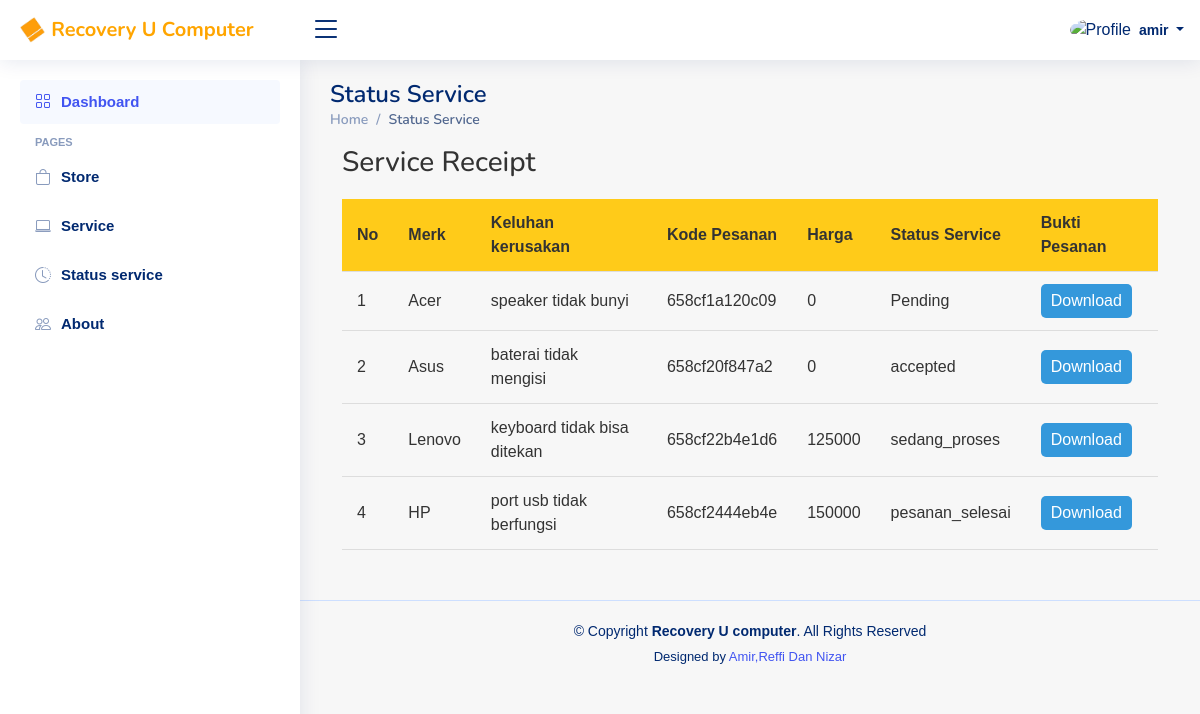
The app's page /user/content/status/status.php (signed in) with its own data.
### tables this page shows
CREATE TABLE `service_requests` (
  `id_pesan` int(50) NOT NULL,
  `merk` varchar(50) NOT NULL,
  `foto` varchar(255) NOT NULL,
  `detail` text NOT NULL,
  `create_at` timestamp NOT NULL DEFAULT current_timestamp(),
  `token` varchar(100) DEFAULT NULL,
  `tanggal` date DEFAULT NULL,
  `jam` varchar(20) DEFAULT NULL,
  `nama_lengkap` varchar(100) DEFAULT NULL,
  `telepon` varchar(20) DEFAULT NULL,
  `status` varchar(20) NOT NULL DEFAULT 'pending',
  `price` int(200) NOT NULL
);

### user/content/status/status.php (the view, shortened to what this page needs)
<?php
class DatabaseManager
{
  protected $conn;
  public function __construct($connection)
  {
    $this->conn = $connection;
  }
  public function executeQuery($query)
  {
    return mysqli_query($this->conn, $query);
  }
  public function getProducts()
  {
    return $this->executeQuery("SELECT id_pesan, merk, detail, token, price, status FROM service_requests ORDER BY id_pesan ASC");
  }
}
class ProductService extends DatabaseManager
{
  public function displayProducts()
  {
    $products = $this->getProducts();
    $index = 1;
    if (mysqli_num_rows($products) > 0) {
      while ($row = mysqli_fetch_assoc($products)) {
        echo '<tr>
                <td>' . $index . '</td>
                <td>' . $row['merk'] . '</td>
                <td>' . $row['detail'] . '</td>
                <td>' . $row['token'] . '</td>
                <td>' . $row['price'] . '</td>
                <td>';
        $index++;
        if ($row['status'] == 'pending') {
          echo '<span class="pending-label">Pending</span>';
        } else {
          echo $row['status'];
        }
        echo '<td><a href="struk.php?id=' . $row['id_pesan'] . '">Download</a></td>';
      }
    } else {
      echo "No data found";
    }
  }
}
require_once("/xampp/htdocs/help-center/help-center/help-center/user/core/connection.php");
$productService = new ProductService($conn);
?>
<main id="main" class="main">
  <div class="pagetitle">
    <h1>Status Service</h1>
    <nav>
      <ol class="breadcrumb">
        <li class="breadcrumb-item"><a href="/help-center/help-center/help-center/user/content/dashboard/dashboard.php">Home</a></li>
        <li class="breadcrumb-item active">Status Service</li>
      </ol>
    </nav>
  </div>
  <section class="section dashboard">
    <div class="row">
      <h3>Service Receipt</h3>
      <div class="table-container">
        <table class="receipt-table">
          <thead>
            <tr>
              <th>No</th>
              <th>Merk</th>
              <th>Keluhan kerusakan</th>
              <th>Kode Pesanan</th>
              <th>Harga</th>
              <th>Status Service</th>
              <th>Bukti Pesanan</th>
            </tr>
          </thead>
          <tbody>
            <?php $productService->displayProducts(); ?>
          </tbody>
        </table>
      </div>
    </div>
  </section>
</main>

### assets/css/style.css (style rules this page uses)
:root { scroll-behavior: smooth; }
body { font-family: "Open Sans", sans-serif; background: #f6f9ff; color: #444444; }
a { color: #4154f1; text-decoration: none; }
h1, h2, h3, h4, h5, h6 { font-family: "Nunito", sans-serif; }
#main { margin-top: 60px; padding: 20px 30px; transition: all 0.3s; }
.pagetitle { margin-bottom: 10px; }
.pagetitle h1 { font-size: 24px; margin-bottom: 0; font-weight: 600; color: #012970; }
.breadcrumb { font-size: 14px; font-family: "Nunito", sans-serif; color: #899bbd; font-weight: 600; }
.breadcrumb a { color: #899bbd; transition: 0.3s; }
.breadcrumb .breadcrumb-item::before { color: #899bbd; }
.breadcrumb .active { color: #51678f; font-weight: 600; }
@media (min-width: 1200px) { #main, #footer { margin-left: 300px; } }
body { font-family: 'Poppins', sans-serif; overflow-x: hidden; text-rendering: optimizeLegibility; -webkit-font-smoothing: antialiased; -moz-osx-font-smoothing: grayscale; }
a { text-decoration: none !important; }
h1, h2, h3, h4, h5, h6 { margin: 0px; }

### user/content/status/status.php (style rules this page uses)
body { font-family: Arial, sans-serif; margin: 0; padding: 0; background-color: #f7f7f7; color: #333; }
.section { margin-bottom: 30px; }
.row { margin: 0 auto; max-width: 1200px; }
h1, h3 { margin-top: 0; }
.table-container { overflow-x: auto; }
.receipt-table { width: 100%; border-collapse: collapse; margin-top: 20px; }
.receipt-table th, .receipt-table td { padding: 12px 15px; text-align: left; border-bottom: 1px solid #ddd; }
.receipt-table th { background-color: #FFCB19; font-weight: bold; }
.receipt-table td a { display: inline-block; padding: 5px 10px; background-color: #3498db; color: #fff; text-decoration: none; border-radius: 5px; }

### records on screen
service_requests: merk "Acer", detail "speaker tidak bunyi", token "658cf1a120c09", price "0", status "Pending"
service_requests: merk "Asus", detail "baterai tidak mengisi", token "658cf20f847a2", price "0", status "accepted"
service_requests: merk "Lenovo", detail "keyboard tidak bisa ditekan", token "658cf22b4e1d6", price "125000", status "sedang_proses"
service_requests: merk "HP", detail "port usb tidak berfungsi", token "658cf2444eb4e", price "150000", status "pesanan_selesai"

### other values on screen
$_SESSION['user_name'] "amir"
